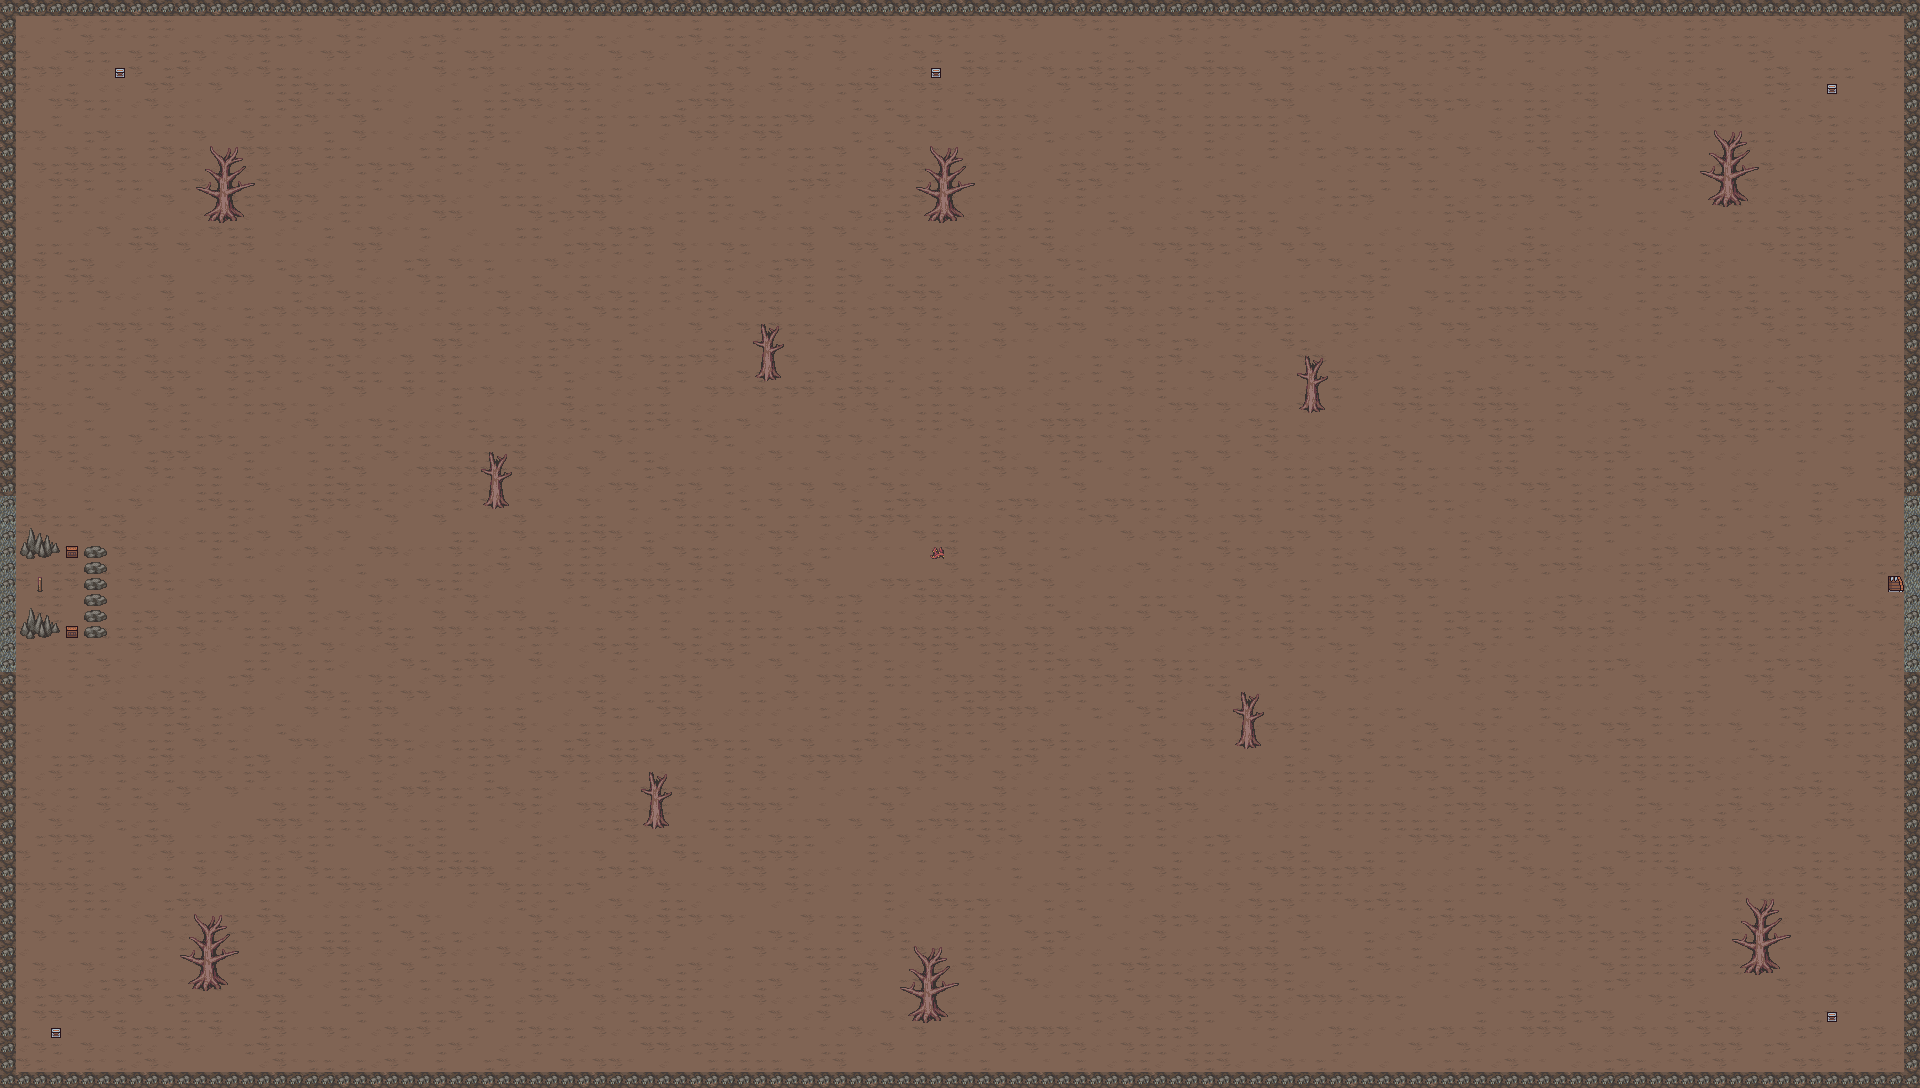

Tiled map render using the project's own tile images. Description and the map definition, with tile-layer contents summarised, below:
An orthogonal 120x68 tile map with 16x16 px tiles, 3 tile layers (שכבת משבצות 1, שכבת משבצות 2, שכבת משבצות 3), 3 tilesets.

<map version="1.4" tiledversion="1.4.3" orientation="orthogonal" renderorder="right-down" width="120" height="68" tilewidth="16" tileheight="16" infinite="0" nextlayerid="5" nextobjectid="2">
 <tileset firstgid="1" source="tf_A5_ashlands_1.tsx" />
 <tileset firstgid="129" source="tf_B_ashlands_1.tsx" />
 <tileset firstgid="385" source="Dungeon_Tileset.tsx" />
 <layer id="1" name="שכבת משבצות 1" width="120" height="68">
  <data>[8160 cells, 8160 non-empty, 18 distinct tile ids]</data>
 </layer>
 <layer id="2" name="שכבת משבצות 2" width="120" height="68">
  <data>[8160 cells, 565 non-empty, 42 distinct tile ids]</data>
 </layer>
 <layer id="3" name="שכבת משבצות 3" width="120" height="68">
  <data>[8160 cells, 0 non-empty, 0 distinct tile ids]</data>
 </layer>
</map>
